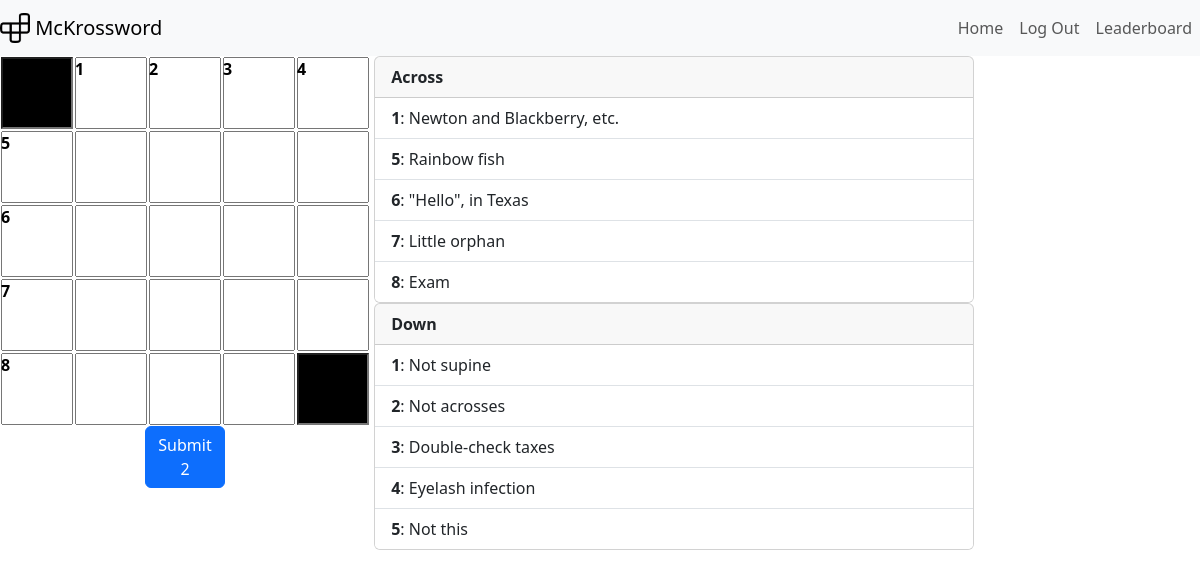
Screenshot of /game (signed in) with the database file from the repository.
### tables this page shows
CREATE TABLE "clues" ("direction" TEXT NOT NULL, "clue_id" TEXT NOT NULL, "clue" TEXT NOT NULL, "answer" TEXT NOT NULL);

### app.py (the view)
@app.route("/game", methods=["GET", "POST"])
@login_required
def game():
    with sqlite3.connect("minicrossword.db") as con:
            con.row_factory = sqlite3.Row
            cur = con.cursor()
            cur.execute("SELECT * FROM solution")
            solution = dict(cur.fetchone())
            cur.execute("SELECT * FROM dimensions")
            dimensions = dict(cur.fetchone())
            cur.execute("SELECT * FROM clues WHERE direction = 'across'")
            clues_across = [dict(row) for row in cur.fetchall()]
            cur.execute("SELECT * FROM clues WHERE direction = 'down'")
            clues_down = [dict(row) for row in cur.fetchall()]
    solution_string = solution['string']
    if request.method == "POST":
        height = dimensions['height']
        width = dimensions['width']
        for row in range(height):
            for col in range(width):
                index = row * width + col
                correct_char = solution_string[index]
                user_char = request.form.get(f"cell_{row}_{col}", "").upper()
                if user_char != correct_char:
                    with sqlite3.connect("minicrossword.db") as con:
                        con.row_factory = sqlite3.Row
                        cur = con.cursor()
                        cur.execute("SELECT * FROM solves WHERE user_id = ? AND puzzle = ?", (session["user_id"], solution_string))
                        solves = [dict(row) for row in cur.fetchall()]
                    if not solves:
                        with sqlite3.connect("minicrossword.db") as con:
                            con.row_factory = sqlite3.Row
                            cur = con.cursor()
                            cur.execute("INSERT INTO solves (user_id, puzzle) VALUES (?, ?)",
                                        (
                                        session["user_id"],
                                        solution_string,
                                        ))
                    return redirect("/wrong")
        solve_time = request.form.get('elapsed')
        with sqlite3.connect("minicrossword.db") as con:
            con.row_factory = sqlite3.Row
            cur = con.cursor()
            cur.execute("SELECT * FROM solves WHERE user_id = ? AND puzzle = ?", (session["user_id"], solution_string))
            solves = [dict(row) for row in cur.fetchall()]
        if not solves:
            with sqlite3.connect("minicrossword.db") as con:
                if int(solve_time) < 60:
                    with sqlite3.connect("minicrossword.db") as con:
                        con.row_factory = sqlite3.Row
                        cur = con.cursor()
                        cur.execute("INSERT INTO solves (user_id, puzzle, solved, sub1) VALUES (?, ?, ?, ?)",
                                (
                                session["user_id"],
                                solution_string,
                                1,
                                1
                                ))
                else:
                    con.row_factory = sqlite3.Row
                    cur = con.cursor()
                    cur.execute("INSERT INTO solves (user_id, puzzle, solved) VALUES (?, ?, ?)",
                                (
                                session["user_id"],
                                solution_string,
                                1,
                                ))
        return render_template("solved.html", solve_time=solve_time)
    else:
        return render_template("game.html", clues_across=clues_across, clues_down=clues_down, dimensions=dimensions, solution=solution_string)

### app.py (called while the page is built)
@app.after_request
def after_request(response):
    response.headers['Cache-Control'] = 'no-cache, no-store, must-revalidate'
    response.headers['Expires'] = 0
    response.headers['Pragma'] = 'no-cache'
    return response

### helpers.py (called while the page is built)
def login_required(f):
    @wraps(f)
    def decorated_function(*args, **kwargs):
        if session.get("user_id") is None:
            return redirect("/")
        return f(*args, **kwargs)
    return decorated_function

### templates/game.html (shortened to what this page needs)
{% extends "layout.html" %}
{% block main %}
    <form id="crossword" class="grid" action="/game" method="post">
        <table>
            {% for row in range(dimensions['height']) %}
            <tr>
                {% for col in range(dimensions['width']) %}
                <td>
                    <div class="clue_number">
                        <span class="cell_clue"></span>
                    </div>
                    <div class="content">
                        <input onkeydown="return /[a-z]/i.test(event.key)" type="text" class="custom" maxlength="1" name="cell_{{ row }}_{{ col }}" id="cell_{{ row }}_{{ col }}">
                    </div>
                </td>
                {% endfor %}
            </tr>
            {% endfor %}
        </table>
        <div style="text-align: center;">
            <button style="text-align: center;" class="btn btn-primary" type="submit">
                Submit
                <div id="counter">
                </div>
            </button>
        </div>
    </form>
<div class="clues">
    <div class="card">
        <div class="card-header">
            <b>Across</b>
        </div>
        <ul class="list-group list-group-flush">
            {% for clue in clues_across %}
                <li class="list-group-item">
                    <b>{{ clue['clue_id'] }}</b>: {{ clue['clue'] }}
                </li>
            {% endfor %}
        </ul>
    </div>
    <div class="card">
        <div class="card-header">
            <b>Down</b>
        </div>
        <ul class="list-group list-group-flush">
            {% for clue in clues_down %}
                <li class="list-group-item">
                    <b>{{ clue['clue_id'] }}</b>: {{ clue['clue'] }}
                </li>
            {% endfor %}
        </ul>
    </div>
</div>
{% endblock %}

### templates/layout.html (shortened to what this page needs)
<!DOCTYPE html>
<html lang="en">
    <head>
        <link href="/static/styles.css" rel="stylesheet">
        <link href="/static/styles_desktop.css" rel="stylesheet">
        <link href="/static/styles_mobile.css" rel="stylesheet">
        <link href="https://cdn.jsdelivr.net/npm/bootstrap@5.3.3/dist/css/bootstrap.min.css" rel="stylesheet">
    </head>
    <body>
        <nav class="navbar navbar-expand-lg navbar-light bg-light">
            <a class="navbar-brand" href="/">
                <img src="/static/logo.png" width="30" height="30" class="d-inline-block align-top" alt="">
                McKrossword
            </a>
            <div class="collapse navbar-collapse" id="navbarNav">
                {% if session["user_id"] %}
                <ul class="navbar-nav ms-auto">
                    <li class="nav-item">
                        <a class="nav-link" href="/">Home</a>
                    </li>
                    <li class="nav-item">
                        <a class="nav-link" href="/logout">Log Out</a>
                    </li>
                    <li class="nav-item">
                        <a class="nav-link" href="/leaderboard">Leaderboard</a>
                    </li>
                </ul>
                {% else %}
                <ul class="navbar-nav">
                    <li class="nav-item">
                        <a class="nav-link" href="/login">Log In</a>
                    </li>
                </ul>
                {% endif %}
            </div>
        </nav>
        {% block main %}{% endblock %}
    </body>
</html>

### static/styles.css (style rules this page uses)
td .content { aspect-ratio: 1 / 1; }
.card { width: 50vw; }
.clue_number { position: absolute; font-weight: 700; z-index: 2; color: black; }

### static/styles_desktop.css (style rules this page uses)
@media (min-width:769px) { .clues { display: inline-block; vertical-align: top; } }
@media (min-width:769px) { .custom { caret-color: transparent; height: 6vw; width: 6vw; font-size: 5.5vw; text-align: center; text-transform: uppercase; z-index: 1; } }
@media (min-width:769px) { .grid { display: inline-block; } }

### rows the page displays
clues: clue_id "1", clue "Newton and Blackberry, etc."
clues: clue_id "5", clue "Rainbow fish"
clues: clue_id "6", clue "\"Hello\", in Texas"
clues: clue_id "7", clue "Little orphan"
clues: clue_id "8", clue "Exam"
clues: clue_id "1", clue "Not supine"
clues: clue_id "2", clue "Not acrosses"
clues: clue_id "3", clue "Double-check taxes"
clues: clue_id "4", clue "Eyelash infection"
clues: clue_id "5", clue "Not this"
